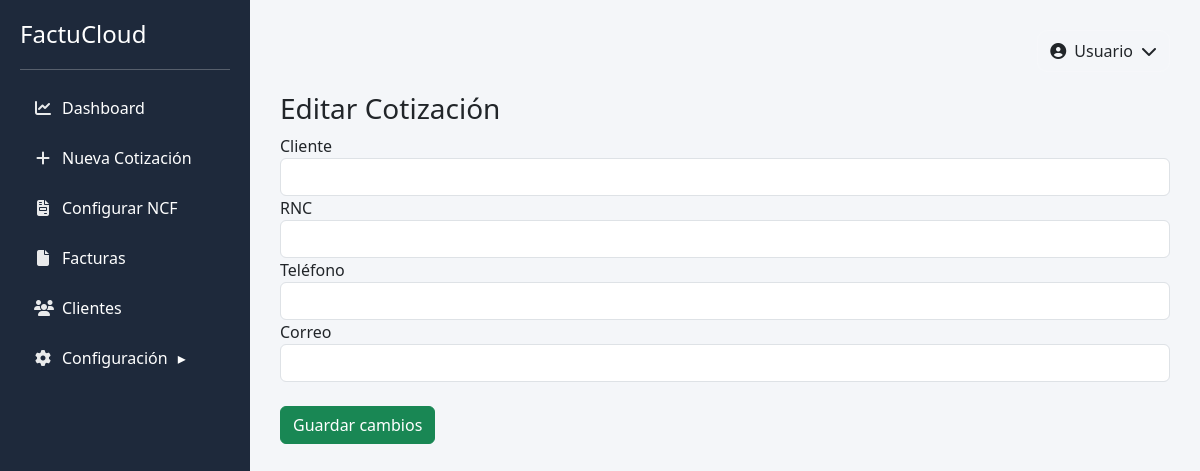
The page /editar_cotizacion/1 on the database as committed earlier.
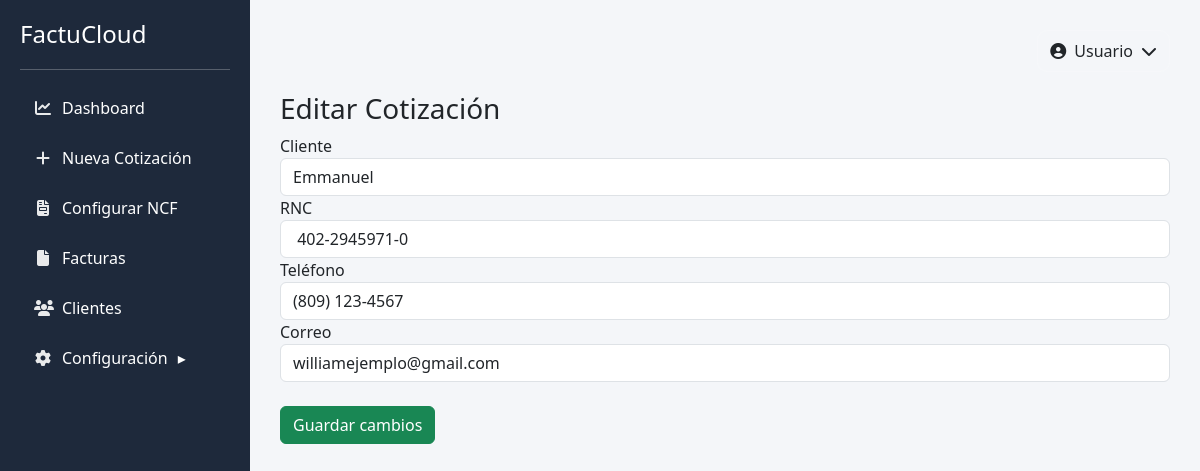
The same page on the database as committed later.
### tables this page shows
CREATE TABLE cotizaciones (
        id INTEGER PRIMARY KEY AUTOINCREMENT,
        codigo TEXT,
        cliente TEXT,
        rnc TEXT,
        telefono TEXT,
        correo TEXT,
        fecha TEXT,
        subtotal REAL,
        itbis REAL,
        total REAL,
        estado TEXT
    );

### app.py (the view, shortened to what this page needs)
@app.route("/editar_cotizacion/<int:id>", methods=["GET","POST"])
def editar_cotizacion(id):
    conn = sqlite3.connect("database.db")
    conn.row_factory = sqlite3.Row
    cursor = conn.cursor()
    cursor.execute("SELECT * FROM cotizaciones WHERE id=?",(id,))
    cotizacion = cursor.fetchone()
    conn.close()
    return render_template("editar_cotizacion.html", cotizacion=cotizacion)

### app.py (called while the page is built)
@app.context_processor
def inject_user():
    return dict(usuario=session.get("usuario"))

### templates/editar_cotizacion.html
{% extends "base.html" %}
{% block content %}
<h3>Editar Cotización</h3>
<form method="POST">
<label>Cliente</label>
<input type="text" name="cliente" value="{{ cotizacion.cliente }}" class="form-control">
<label>RNC</label>
<input type="text" name="rnc" value="{{ cotizacion.rnc }}" class="form-control">
<label>Teléfono</label>
<input type="tel" name="telefono" value="{{ cotizacion.telefono }}" class="form-control">
<label>Correo</label>
<input type="text" name="correo" value="{{ cotizacion.correo }}" class="form-control">
<br>
<button class="btn btn-success">
Guardar cambios
</button>
</form>
{% endblock %}

Rows that differ between the two databases and show on the page:
added cotizaciones: cliente "Emmanuel", rnc "402-2945971-0", telefono "(809) 123-4567", correo "williamejemplo@gmail.com"
